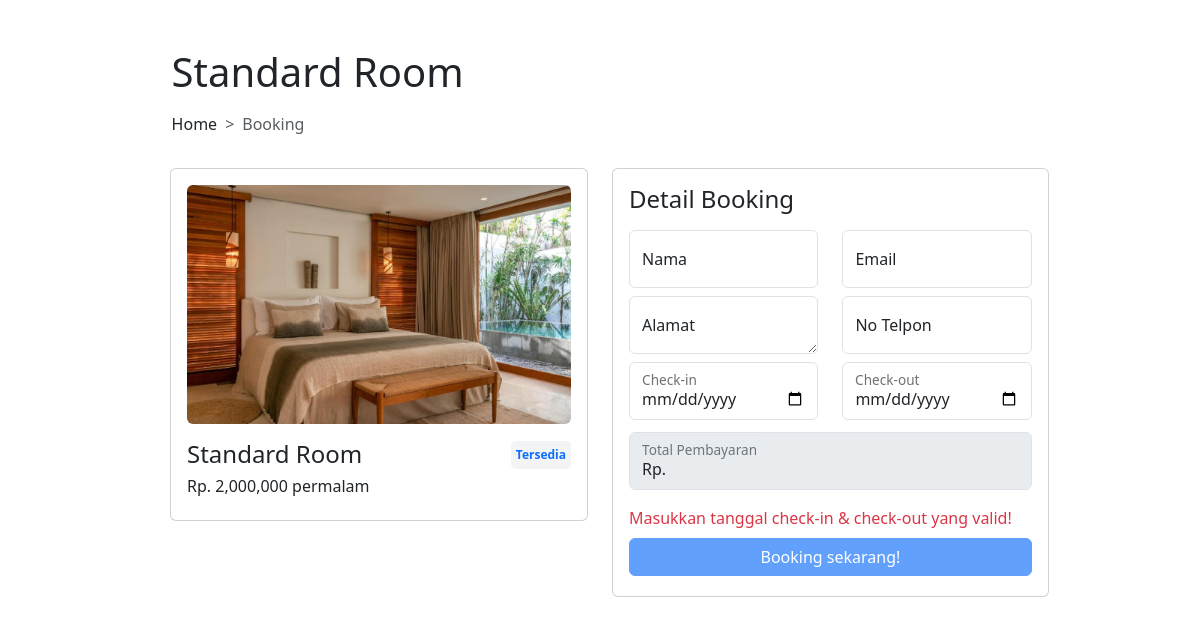
/checkout.php?no_kamar=1&type_kamar=Standard (signed in), run on the app's committed database.
### tables this page shows
CREATE TABLE `kamar` (
  `no_kamar` int(11) NOT NULL,
  `ketersediaan` enum('Tersedia','Tidak tersedia') NOT NULL,
  `foto_kamar` varchar(255) NOT NULL,
  `type_kamar` enum('Standard','Executive','Suite','View','Family','Thematic') NOT NULL,
  `fasilitas_kamar` varchar(255) NOT NULL
);

CREATE TABLE `type_kamar` (
  `type_kamar` enum('Standard','Executive','Suite','View','Family','Thematic') NOT NULL,
  `harga_kamar` bigint(50) NOT NULL,
  `kapasitas_pengunjung` int(11) NOT NULL,
  `unit_tersedia` int(11) NOT NULL,
  `rating` int(11) NOT NULL
);

### checkout.php (the view, shortened to what this page needs)
<html lang="en">
<link rel="stylesheet" href="https://cdn.jsdelivr.net/npm/bootstrap-icons@1.11.1/font/bootstrap-icons.css">
</html>
<?php
require_once 'connection/conn.php';
$no_kamar = $_GET['no_kamar'] ?? null;
if ($no_kamar) {
    $query = "SELECT k.*, t.harga_kamar, t.rating FROM kamar k INNER JOIN type_kamar t ON k.type_kamar = t.type_kamar WHERE k.no_kamar = '$no_kamar'";
    $result = mysqli_query($con, $query);
    if (mysqli_num_rows($result) > 0) {
        $row = mysqli_fetch_assoc($result);
    }
}
?>
<!DOCTYPE html>
<html lang="en">
<head>
    <link href="https://cdn.jsdelivr.net/npm/bootstrap@5.3.2/dist/css/bootstrap.min.css" rel="stylesheet">
    <link rel="stylesheet" href="https://cdn.jsdelivr.net/npm/bootstrap-icons@1.11.2/font/bootstrap-icons.min.css">
</head>
<body>
    <div class="container">
        <?php echo '<h1>' . $row['type_kamar'] . ' Room</h1>'; ?>
        <nav style="--bs-breadcrumb-divider: '>';" aria-label="breadcrumb">
            <ol class="breadcrumb mt-3 mb-4">
                <li class="breadcrumb-item"><a href="welcome.php" class="text-decoration-none text-dark">Home</a></li>
                <li class="breadcrumb-item active" aria-current="page">Booking</li>
            </ol>
        </nav>
        <form action="" method="POST">
            <div class="row">
                <div class="col-md-6 mb-3">
                    <div class="card" id="card-img" style="margin-top: .5rem; margin-left: 8rem;">
                        <?php echo '<img src="' . $row['foto_kamar'] . '" alt="foto kamar" class="card-img-top mt-3 rounded"/>'; ?>
                        <div class="card-body">
                            <?php
                            $statusLabel = '';
                            if ($row["ketersediaan"] === "Tersedia") {
                                $statusLabel = '<b class="text-primary" style="margin-top: -.5rem; background-color: #f3f4f6; font-size: 12px; padding: 5px 5px 5px 5px; border-radius: 5px;">Tersedia</b>';
                            } elseif ($row['ketersediaan'] === "Tidak tersedia") {
                                $statusLabel = '<b class="text-danger" style="margin-top: -.5rem; background-color: #f3f4f6; font-size: 12px; padding: 5px 5px 5px 5px; border-radius: 5px;">Tidak tersedia</b>';
                            }
                            ?>
                            <div class="d-flex justify-content-between align-items-center">
                                <?php echo '<h4>' . $row['type_kamar'] . ' Room</h4>'; ?>
                                <?php echo $statusLabel; ?>
                            </div>
                            <?php echo '<h6 class="card-title">Rp. ' . number_format($row['harga_kamar']) . ' permalam</h6>'; ?>
                        </div>
                    </div>
                </div>
                <div class="col-md-6">
                    <div class="card" id="card-booking" style="margin-top: .5rem; margin-bottom: 3rem; width: 80%;">
                        <div class="card-body">
                            <h4>Detail Booking</h4>
                            <div class="row">
                                <div class="col-md-6">
                                    <div class="form-floating mt-2">
                                        <input type="text" class="form-control" id="input_nama" name="nama" placeholder="Nama" autocomplete="off">
                                        <label for="input_nama">Nama</label>
                                    </div>
                                </div>
                                <div class="col-md-6">
                                    <div class="form-floating mb-2 mt-2">
                                        <input type="email" class="form-control" id="input_email" name="email" placeholder="email@gmail.com" autocomplete="off">
                                        <label for="input_email">Email</label>
                                    </div>
                                </div>
                            </div>
                            <div class="row">
                                <div class="col-md-6">
                                    <div class="form-floating mb-2">
                                        <textarea class="form-control" name="alamat" placeholder="Alamat" id="input_alamat"></textarea>
                                        <label for="input_alamat">Alamat</label>
                                    </div>
                                </div>
                                <div class="col-md-6">
                                    <div class="form-floating mb-2">
                                        <input type="number" id="input_no_telpon" class="form-control" name="no_telpon" placeholder="08***********">
                                        <label for="input_no_telpon">No Telpon</label>
                                    </div>
                                </div>
                            </div>
                            <div class="row">
                                <div class="col-md-6">
                                    <div class="form-floating mb-2">
                                        <input type="date" name="checkin" class="form-control" id="checkin">
                                        <label for="floatingInput">Check-in</label>
                                    </div>
                                </div>
                                <div class="col-md-6">
                                    <div class="form-floating mb-2">
                                        <input type="date" name="checkout" class="form-control" id="checkout">
                                        <label for="floatingInput">Check-out</label>
                                    </div>
                                </div>
                            </div>
                            <div class="form-floating mt-1 mb-2">
                                <input type="text" name="total_pembayaran" class="form-control" id="floatingInput" placeholder="Total pembayaran" disabled value="Rp. ">
                                <label for="floatingInput">Total Pembayaran</label>
                            </div>
                            <p class="text-danger mt-3 mb-0" id="pesan_error"></p>
                            <?php
                            $statusLabel = '';
                            if ($row["ketersediaan"] === "Tersedia") {
                                $statusLabel = '<button class="btn btn-primary w-100 mb-1 mt-2" id="tombol_booking">Booking sekarang!</button>';
                            } elseif ($row['ketersediaan'] === "Tidak tersedia") {
                                $statusLabel = '<button class="btn btn-danger w-100 mb-1 mt-2" disabled>Tidak tersedia!</button>';
                            }
                            ?>
                            <?php echo $statusLabel; ?>
                        </div>
                    </div>
                </div>
            </div>
        </form>
    </div>
</body>
</html>

### checkout.php (style rules this page uses)
.container h1 { margin: 3rem 0rem 0rem 8.1rem; }
nav { margin: 0rem 0rem 0rem 8.1rem; }
.card-img-top { margin-left: 16px; margin-right: 16px; width: calc(100% - 32px); }

### data on the page
kamar: type_kamar "Standard", foto_kamar (picture), type_kamar.harga_kamar "2,000,000"
